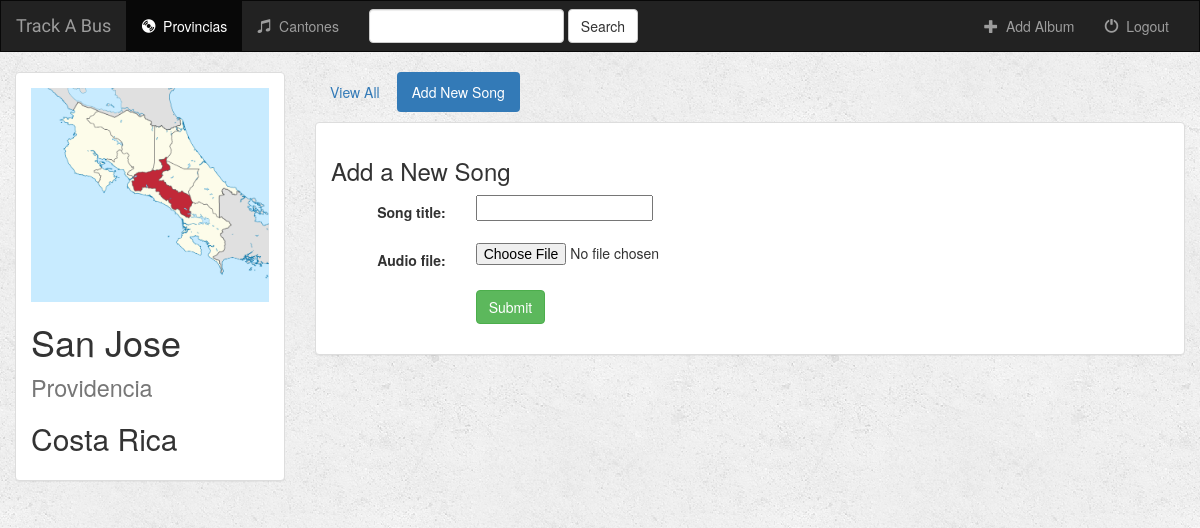
Screenshot of /music/45/create_song/ with the database file from the repository.
### music/models.py (models this page shows)
class Album(models.Model):
    user = models.ForeignKey(User, on_delete=models.PROTECT)
    artist = models.CharField(max_length=250)
    album_title = models.CharField(max_length=500)
    genre = models.CharField(max_length=100)
    album_logo = models.FileField()
    is_favorite = models.BooleanField(default=False)
    def __str__(self):
        return self.album_title + ' - ' + self.artist

### music/views.py (the view, shortened to what this page needs)
# urls.py: url(r'^(?P<album_id>[0-9]+)/create_song/$', views.create_song, name='create_song'),
def create_song(request, album_id):
    form = SongForm(request.POST or None, request.FILES or None)
    album = get_object_or_404(Album, pk=album_id)
    context = {
        'album': album,
        'form': form,
    }
    return render(request, 'music/create_song.html', context)

### music/forms.py
class SongForm(forms.ModelForm):
    class Meta:
        model = Song
        fields = ['song_title', 'audio_file']

### music/templates/music/create_song.html (shortened to what this page needs)
{% extends 'music/base.html' %}
{% block albums_active %}active{% endblock %}
{% block body %}
<div class="container-fluid">
    <div class="row">
        <div class="col-sm-4 col-md-3">
            <div class="panel panel-default">
                <div class="panel-body">
                        <a href="{% url 'music:detail' album.id %}">
                            {% if album.album_logo %}
                                <img src="{{ album.album_logo.url }}" class="img-responsive">
                            {% else %}
                                <h3>No image to display</h3>
                            {% endif %}
                        </a>
                    <h1>{{ album.album_title }} <small>{{ album.genre }}</small></h1>
                    <h2>{{ album.artist }}</h2>
                </div>
            </div>
        </div>
        <div class="col-sm-8 col-md-9">
            <ul class="nav nav-pills" style="margin-bottom: 10px;">
                <li role="presentation"><a href="{% url 'music:detail' album.id %}">View All</a></li>
                <li role="presentation" class="active"><a href="{% url 'music:create_song' album.id %}">Add New Song</a></li>
            </ul>
            <div class="panel panel-default">
                <div class="panel-body">
                    <h3>Add a New Song</h3>
                    <form class="form-horizontal" role="form" action="" method="post" enctype="multipart/form-data">
                        {% include 'music/form_template.html' %}
                        <div class="form-group">
                            <div class="col-sm-offset-2 col-sm-10">
                                <button type="submit" class="btn btn-success">Submit</button>
                            </div>
                        </div>
                    </form>
                </div>
            </div>
        </div>
    </div>
</div>
{% endblock %}

### music/static/music/style.css (style rules this page uses)
body { background: white url("images/background.png"); }

### rows the page displays
Album: album_logo (picture), album_title "San Jose", genre "Providencia", artist "Costa Rica"

### other values shown
{{ field.label_tag }} "Song title:" "Audio file:"
